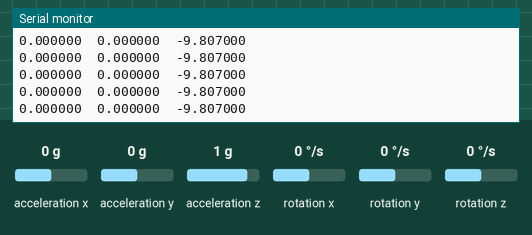
Simulated run of this program. Board: Arduino Due. On the bench: the last lines printed to the serial monitor. The test bench sets the inputs (shaded band); at power-on: acceleration x 0 g, acceleration y 0 g, acceleration z 1 g, rotation x 0 °/s, rotation y 0 °/s, rotation z 0 °/s.

Above: at 2.2 s.
2.3 s: acceleration x set to -1.4 g
At 2.39 s:
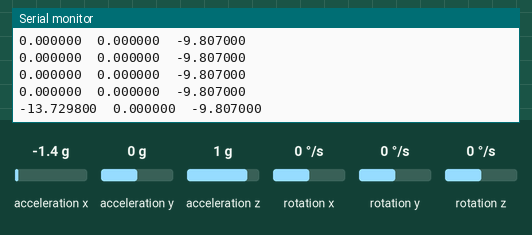
3.8 s: acceleration y set to -1.4 g
At 3.87 s:
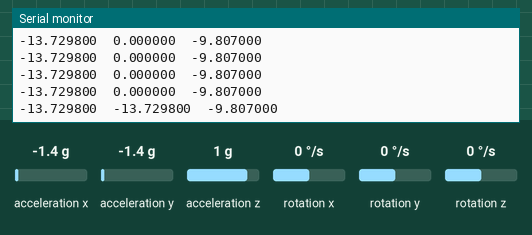
5.3 s: acceleration z set to -1.4 g
At 5.35 s:
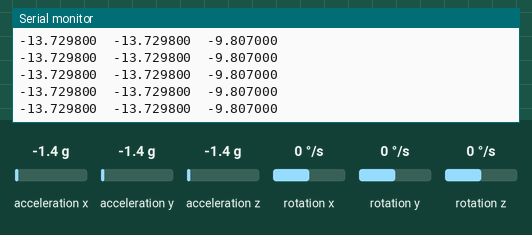

The program:

main.cpp
```cpp
#include <Arduino.h>
#include "MPU9250.h"   // https://github.com/bolderflight/MPU9250
#include <SPI.h>

MPU9250 IMU(SPI,2);
MPU9250 IMU2(SPI,3);

int status;

void setup() {
  // serial to display data
  Serial.begin(9600);

  delay(1000);
  Serial.println("restart");

  // start communication with IMU

  status = IMU.begin();
  if (status < 0) {
    Serial.println("IMU initialization unsuccessful");
    Serial.println("Check IMU wiring or try cycling power");
    Serial.print("Status: ");
    Serial.println(status);
    while(1) {}
  }
  /*
  status = IMU2.begin();
  if (status < 0) {
    Serial.println("IMU2 initialization unsuccessful");
    Serial.println("Check IMU wiring or try cycling power");
    Serial.print("Status: ");
    Serial.println(status);
    while(1) {}
  }
*/
}

void loop() {
  // read the sensor
  IMU.readSensor();
  //IMU2.readSensor();
  // display the data

  Serial.print(IMU.getAccelX_mss(),6);
  Serial.print("\t");
  Serial.print(IMU.getAccelY_mss(),6);
  Serial.print("\t");
  Serial.println(IMU.getAccelZ_mss(),6);


  delay(100);
}
```

Measured:
- after the input at 2.3 s, the serial monitor: prints a new line after 0.08 s (image 1)
- after the input at 3.8 s, the serial monitor: prints a new line after 0.07 s (image 2)
